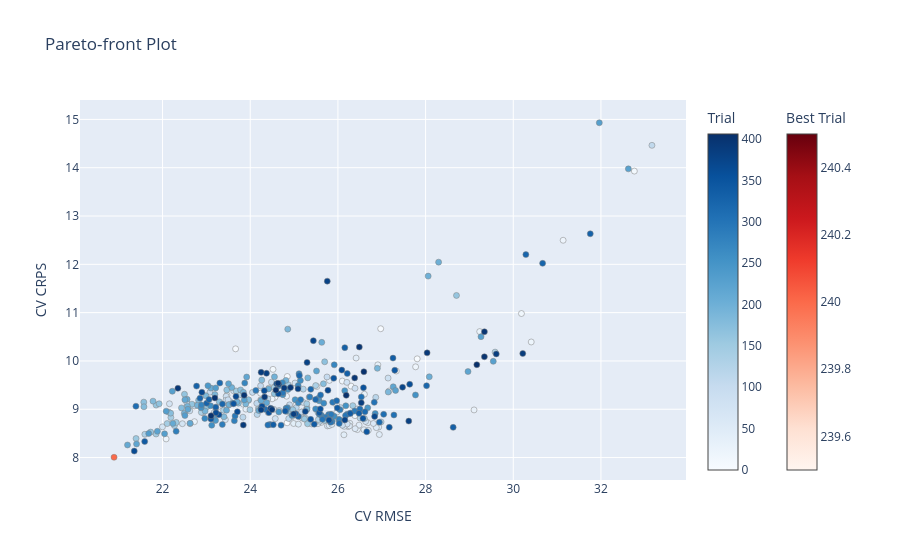

Source (notebook cell):
### Markdown cell above
## Pareto front and balanced trial selection

A multi-objective study has no single best trial. For the final refit, the next cell normalizes RMSE and CRPS over the Pareto front and chooses the trial closest to the ideal point `(0, 0)`. This gives both objectives equal weight after accounting for their different scales.

### Code cell
from optuna import visualization

cv_results = study.trials_dataframe(
    attrs=("number", "values", "params", "user_attrs", "state")
)
pareto_trials = study.best_trials
pareto_values = np.asarray([trial.values for trial in pareto_trials], dtype=float)
objective_range = np.ptp(pareto_values, axis=0)
objective_range = np.where(objective_range > 0.0, objective_range, 1.0)
normalized_values = (pareto_values - pareto_values.min(axis=0)) / objective_range
selected_trial = pareto_trials[np.linalg.norm(normalized_values, axis=1).argmin()]

print(f"Pareto-optimal trials: {len(pareto_trials)}")
print(f"Selected trial: {selected_trial.number}")
print(f"Selected median CV RMSE: {selected_trial.values[0]:.3f}")
print(f"Selected median CV CRPS: {selected_trial.values[1]:.3f}")
print(f"Refit iterations: {selected_trial.user_attrs['refit_iterations']}")

display(
    cv_results.loc[cv_results["number"].isin([trial.number for trial in pareto_trials])]
    .sort_values(["values_rmse", "values_crps"])
    .reset_index(drop=True)
)
visualization.plot_pareto_front(study, target_names=["CV RMSE", "CV CRPS"])

### Figure 1 — Plotly figure (JSON) as saved in the notebook; plotly's stock layout.template omitted (floating-point values rounded to 4 significant figures; data arrays with more than 128 entries replaced by an {"elided": "..."} marker saying what was removed)
{"data": [{"hovertemplate": "%{text}<extra>Trial</extra>", "marker": {"color": {"elided": "405 int values"}, "colorbar": {"title": {"text": "Trial"}}, "colorscale": [[0, "rgb(247,251,255)"], [0.125, "rgb(222,235,247)"], [0.25, "rgb(198,219,239)"], [0.375, "rgb(158,202,225)"], [0.5, "rgb(107,174,214)"], [0.625, "rgb(66,146,198)"], [0.75, "rgb(33,113,181)"], [0.875, "rgb(8,81,156)"], [1, "rgb(8,48,107)"]], "line": {"color": "Grey", "width": 0.5}}, "mode": "markers", "showlegend": false, "text": {"elided": "405 str values"}, "type": "scatter", "x": {"elided": "405 float values"}, "y": {"elided": "405 float values"}}, {"hovertemplate": "%{text}<extra>Best Trial</extra>", "marker": {"color": [240], "colorbar": {"title": {"text": "Best Trial"}, "x": 1.1, "xpad": 40}, "colorscale": [[0, "rgb(255,245,240)"], [0.125, "rgb(254,224,210)"], [0.25, "rgb(252,187,161)"], [0.375, "rgb(252,146,114)"], [0.5, "rgb(251,106,74)"], [0.625, "rgb(239,59,44)"], [0.75, "rgb(203,24,29)"], [0.875, "rgb(165,15,21)"], [1, "rgb(103,0,13)"]], "line": {"color": "Grey", "width": 0.5}}, "mode": "markers", "showlegend": false, "text": ["{<br>  \"number\": 240,<br>  \"values\": [<br>    20.893425400722563,<br>    8.006263384354456<br>  ],<br>  \"params\": {<br>    \"learning_rate\": 0.17023302306224847,<br>    \"l2_leaf_reg\": 15.081388526262907,<br>    \"min_data_in_leaf\": 80,<br>    \"depth\": 8,<br>    \"rsm\": 0.34089100856348575,<br>    \"random_strength\": 2.5433885279252713<br>  },<br>  \"user_attrs\": {<br>    \"fold_best_iterations\": [<br>      60,<br>      44,<br>      86,<br>      44,<br>      23<br>    ],<br>    \"fold_crps\": [<br>      6.948889169813475,<br>      9.54871922922181,<br>      8.006263384354456,<br>      9.027937102028089,<br>      7.832353792045442<br>    ],<br>    \"fold_r2score\": [<br>      0.9667450231556864,<br>      0.9190183679822117,<br>      0.9545884634203123,<br>      0.9376592057217122,<br>      0.9720477222970506<br>    ],<br>    \"fold_rmse\": [<br>      17.971907823437288,<br>      29.373796394136743,<br>      20.893425400722563,<br>      29.116356999185342,<br>      17.834365822432243<br>    ],<br>    \"refit_iterations\": 44<br>  }<br>}"], "type": "scatter", "x": [20.89], "y": [8.006]}], "layout": {"title": {"text": "Pareto-front Plot"}, "xaxis": {"title": {"text": "CV RMSE"}}, "yaxis": {"title": {"text": "CV CRPS"}}}}
